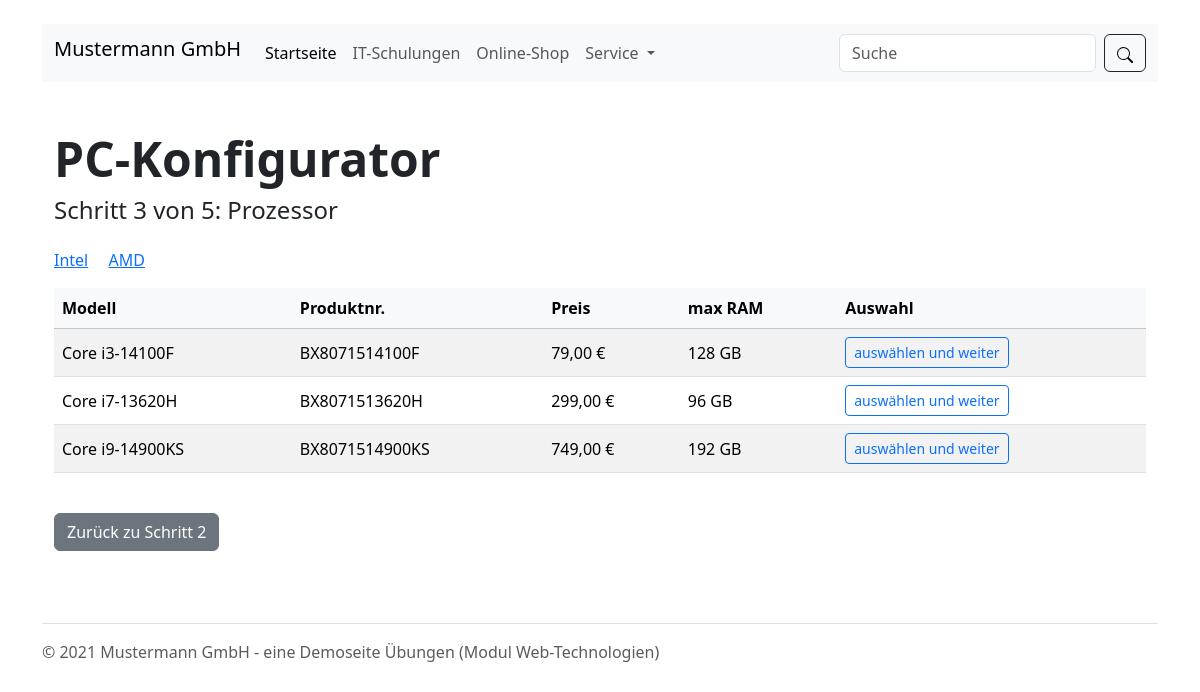
/php/cpu.php, run on the app's committed database.
### tables this page shows
CREATE TABLE `cpus` (
  `id` int(11) NOT NULL,
  `modell` varchar(100) NOT NULL,
  `produktnummer` varchar(50) NOT NULL,
  `hersteller` enum('Intel','AMD') NOT NULL,
  `preis` decimal(10,2) NOT NULL,
  `max_ram` int(11) NOT NULL
);

### php/cpu.php (the view, shortened to what this page needs)
<?php
include_once("includes/header.php");
$host = 'localhost';
$user = 'root';
$password = '';
$database = 'mustermann';
$conn = new mysqli($host, $user, $password, $database);
$conn->set_charset("utf8");
$hersteller = $_GET['hersteller'] ?? ($_POST['hersteller'] ?? 'Intel');
$sql = "SELECT * FROM cpus WHERE hersteller = ?";
$stmt = $conn->prepare($sql);
$stmt->bind_param("s", $hersteller);
$stmt->execute();
$result = $stmt->get_result();
?>
<!DOCTYPE html>
<html lang="de">
<head>
  <link href="../bootstrap5.3/css/bootstrap.min.css" rel="stylesheet">
</head>
<body>
<main>
  <div class="container py-5">
    <h1 class="display-5 fw-bold">PC-Konfigurator</h1>
    <h2 class="fs-4 mb-4">Schritt 3 von 5: Prozessor</h2>
    <div class="mb-3">
      <a href="?hersteller=Intel" class="me-3">Intel</a>
      <a href="?hersteller=AMD">AMD</a>
    </div>
    <table class="table table-striped align-middle">
      <thead class="table-light">
        <tr>
          <th>Modell</th>
          <th>Produktnr.</th>
          <th>Preis</th>
          <th>max RAM</th>
          <th>Auswahl</th>
        </tr>
      </thead>
      <tbody>
        <?php while($row = $result->fetch_assoc()): ?>
          <tr>
            <td><?= htmlspecialchars($row['modell']) ?></td>
            <td><?= htmlspecialchars($row['produktnummer']) ?></td>
            <td><?= number_format($row['preis'], 2, ',', '.') ?> €</td>
            <td><?= intval($row['max_ram']) ?> GB</td>
            <td>
              <form method="post" action="ram.php">
                <button type="submit" class="btn btn-outline-primary btn-sm">auswählen und weiter</button>
              </form>
            </td>
          </tr>
        <?php endwhile; ?>
      </tbody>
    </table>
    <a href="../gehaeuse.html" class="btn btn-secondary mt-4">Zurück zu Schritt 2</a>
  </div>
</main>
</body>
</html>
<?php
include_once("includes/footer.php");
?>

### data on the page
cpus: modell "Core i3-14100F", produktnummer "BX8071514100F", preis "79,00", max_ram "128"
cpus: modell "Core i7-13620H", produktnummer "BX8071513620H", preis "299,00", max_ram "96"
cpus: modell "Core i9-14900KS", produktnummer "BX8071514900KS", preis "749,00", max_ram "192"
